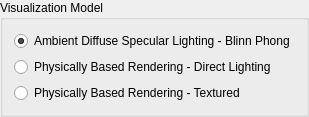
               <widget class="QGroupBox" name="groupBoxVisModel">
                <property name="title">
                 <string>Visualization Model</string>
                </property>
                <layout class="QGridLayout" name="gridLayout_6">
                 <item row="0" column="0">
                  <layout class="QVBoxLayout" name="verticalLayout_3">
                   <item>
                    <widget class="QRadioButton" name="radioButtonADSL">
                     <property name="text">
                      <string>Ambient Diffuse Specular Lighting - Blinn Phong</string>
                     </property>
                     <property name="checked">
                      <bool>true</bool>
                     </property>
                     <attribute name="buttonGroup">
                      <string notr="true">buttonGroupLighting</string>
                     </attribute>
                    </widget>
                   </item>
                   <item>
                    <widget class="QRadioButton" name="radioButtonDLPBR">
                     <property name="text">
                      <string>Physically Based Rendering - Direct Lighting</string>
                     </property>
                     <attribute name="buttonGroup">
                      <string notr="true">buttonGroupLighting</string>
                     </attribute>
                    </widget>
                   </item>
                   <item>
                    <widget class="QRadioButton" name="radioButtonTXPBR">
                     <property name="text">
                      <string>Physically Based Rendering - Textured</string>
                     </property>
                     <attribute name="buttonGroup">
                      <string notr="true">buttonGroupLighting</string>
                     </attribute>
                    </widget>
                   </item>
                  </layout>
                 </item>
                </layout>
               </widget>
